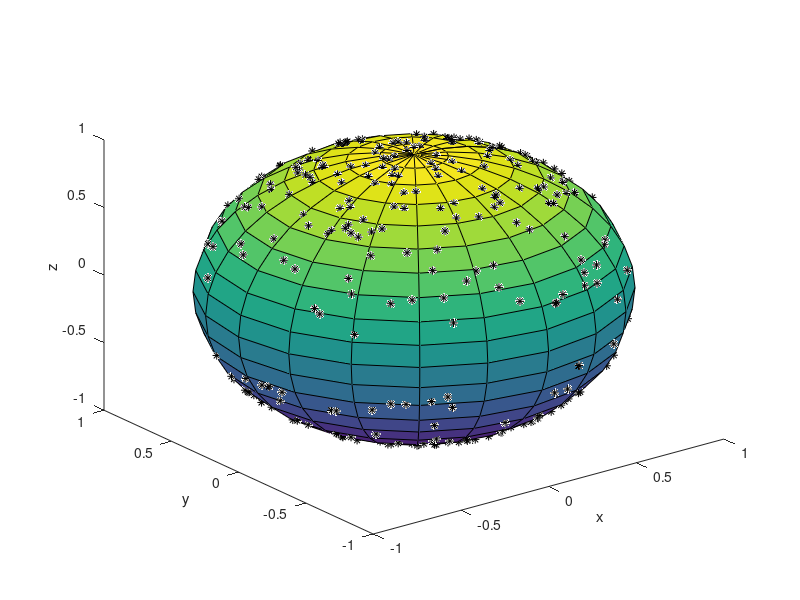

The MATLAB source for this figure:
function [ ] = ellipsoid ()
for i=1:1:1000
   x(i)=randn(1);
   y(i)=randn(1);
   z(i)=randn(1);
end
for i=1:1:500   
   x1(i)= x(i);
   y1(i)= y(i);
   z1(i)= sqrt(1-x(i)^2-y(i)^2);
   if ((x1(i)^2+y1(i)^2) <= 1)
       figure(1);
       plot3(x1(i),y1(i),z1(i),'* k' );
       hold on;
   end
end
for i=501:1:1000   
   x1(i)= x(i);
   y1(i)= y(i);
   z1(i)= -sqrt(1-x(i)^2-y(i)^2);
   if ((x1(i)^2+y1(i)^2) <= 1)
       figure(1);
       plot3(x1(i),y1(i),z1(i),'* k' );
       hold on;
   end
end
figure(1);
sphere;
xlabel('x'); ylabel('y'); zlabel('z')
end